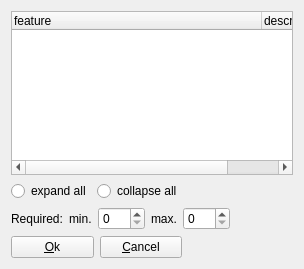
<?xml version="1.0" encoding="UTF-8"?>
<ui version="4.0">
 <class>feature_select_require</class>
 <widget class="QWidget" name="feature_select_require">
  <property name="geometry">
   <rect>
    <x>0</x>
    <y>0</y>
    <width>304</width>
    <height>269</height>
   </rect>
  </property>
  <property name="windowTitle">
   <string>Required Feature</string>
  </property>
  <property name="windowIcon">
   <iconset resource="../configurator.qrc">
    <normaloff>:/images/chart_organisation.png</normaloff>:/images/chart_organisation.png</iconset>
  </property>
  <property name="action" stdset="0">
   <string>CategoryFeatureEdit feature { id={main.id}; minQuantity {{main.minQuantity}}; maxQuantity {{main.maxQuantity}} }</string>
  </property>
  <property name="answer" stdset="0">
   <string>CategoryFeatureEdit feature { id={feature.selected}; minQuantity {{min}}; maxQuantity {{max}} }</string>
  </property>
  <layout class="QGridLayout" name="gridLayout">
   <item row="1" column="0">
    <layout class="QHBoxLayout" name="horizontalLayout_2">
     <item>
      <widget class="QRadioButton" name="expand">
       <property name="text">
        <string>expand all</string>
       </property>
      </widget>
     </item>
     <item>
      <widget class="QRadioButton" name="collapse">
       <property name="text">
        <string>collapse all</string>
       </property>
      </widget>
     </item>
    </layout>
   </item>
   <item row="1" column="1">
    <spacer name="horizontalSpacer">
     <property name="orientation">
      <enum>Qt::Horizontal</enum>
     </property>
     <property name="sizeHint" stdset="0">
      <size>
       <width>40</width>
       <height>20</height>
      </size>
     </property>
    </spacer>
   </item>
   <item row="0" column="0" colspan="2">
    <widget class="QTreeWidget" name="feature">
     <property name="enabled">
      <bool>true</bool>
     </property>
     <property name="selectionMode">
      <enum>QAbstractItemView::SingleSelection</enum>
     </property>
     <property name="itemsExpandable">
      <bool>true</bool>
     </property>
     <property name="action" stdset="0">
      <string notr="true">FeatureHierarchyRequest feature {id=1}</string>
     </property>
     <attribute name="headerDefaultSectionSize">
      <number>250</number>
     </attribute>
     <column>
      <property name="text">
       <string>feature</string>
      </property>
     </column>
     <column>
      <property name="text">
       <string>description</string>
      </property>
     </column>
    </widget>
   </item>
   <item row="4" column="0">
    <layout class="QHBoxLayout" name="horizontalLayout">
     <item>
      <widget class="QPushButton" name="select">
       <property name="text">
        <string>&amp;Ok</string>
       </property>
       <property name="form" stdset="0">
        <string notr="true">_CLOSE_</string>
       </property>
       <property name="datasignal:clicked" stdset="0">
        <string>add_feature_required</string>
       </property>
       <property name="state:enabled" stdset="0">
        <string>{feature.selected}&gt;0</string>
       </property>
      </widget>
     </item>
     <item>
      <widget class="QPushButton" name="cancel">
       <property name="text">
        <string>&amp;Cancel</string>
       </property>
       <property name="form" stdset="0">
        <string notr="true">_CLOSE_</string>
       </property>
      </widget>
     </item>
    </layout>
   </item>
   <item row="2" column="0" colspan="2">
    <layout class="QFormLayout" name="formLayout">
     <item row="0" column="0">
      <widget class="QLabel" name="label">
       <property name="text">
        <string>Required:</string>
       </property>
       <property name="buddy">
        <cstring>min</cstring>
       </property>
      </widget>
     </item>
     <item row="0" column="1">
      <layout class="QHBoxLayout" name="horizontalLayout_7">
       <item>
        <widget class="QLabel" name="label_min_requires">
         <property name="text">
          <string>min.</string>
         </property>
         <property name="buddy">
          <cstring>min</cstring>
         </property>
        </widget>
       </item>
       <item>
        <widget class="QSpinBox" name="min">
         <property name="maximum">
          <number>999</number>
         </property>
        </widget>
       </item>
       <item>
        <widget class="QLabel" name="label_max_requires">
         <property name="text">
          <string>max.</string>
         </property>
         <property name="buddy">
          <cstring>max</cstring>
         </property>
        </widget>
       </item>
       <item>
        <widget class="QSpinBox" name="max">
         <property name="maximum">
          <number>999</number>
         </property>
        </widget>
       </item>
       <item>
        <spacer name="horizontalSpacer_4">
         <property name="orientation">
          <enum>Qt::Horizontal</enum>
         </property>
         <property name="sizeHint" stdset="0">
          <size>
           <width>40</width>
           <height>20</height>
          </size>
         </property>
        </spacer>
       </item>
      </layout>
     </item>
    </layout>
   </item>
  </layout>
 </widget>
 <tabstops>
  <tabstop>feature</tabstop>
  <tabstop>expand</tabstop>
  <tabstop>collapse</tabstop>
  <tabstop>min</tabstop>
  <tabstop>max</tabstop>
  <tabstop>select</tabstop>
  <tabstop>cancel</tabstop>
 </tabstops>
 <resources>
  <include location="../configurator.qrc"/>
 </resources>
 <connections>
  <connection>
   <sender>expand</sender>
   <signal>toggled(bool)</signal>
   <receiver>feature</receiver>
   <slot>expandAll()</slot>
   <hints>
    <hint type="sourcelabel">
     <x>75</x>
     <y>196</y>
    </hint>
    <hint type="destinationlabel">
     <x>65</x>
     <y>170</y>
    </hint>
   </hints>
  </connection>
  <connection>
   <sender>collapse</sender>
   <signal>toggled(bool)</signal>
   <receiver>feature</receiver>
   <slot>collapseAll()</slot>
   <hints>
    <hint type="sourcelabel">
     <x>195</x>
     <y>196</y>
    </hint>
    <hint type="destinationlabel">
     <x>187</x>
     <y>170</y>
    </hint>
   </hints>
  </connection>
  <connection>
   <sender>feature</sender>
   <signal>doubleClicked(QModelIndex)</signal>
   <receiver>select</receiver>
   <slot>click()</slot>
   <hints>
    <hint type="sourcelabel">
     <x>28</x>
     <y>166</y>
    </hint>
    <hint type="destinationlabel">
     <x>41</x>
     <y>258</y>
    </hint>
   </hints>
  </connection>
 </connections>
</ui>
